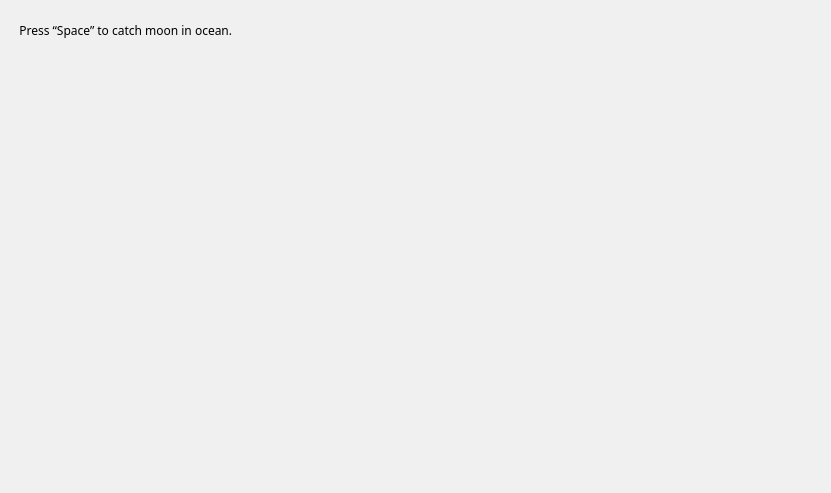
<?xml version="1.0" encoding="UTF-8"?>
<ui version="4.0">
 <class>Ocean</class>
 <widget class="QWidget" name="Ocean">
  <property name="geometry">
   <rect>
    <x>0</x>
    <y>0</y>
    <width>831</width>
    <height>493</height>
   </rect>
  </property>
  <property name="palette">
   <palette>
    <active>
     <colorrole role="Window">
      <brush brushstyle="SolidPattern">
       <color alpha="255">
        <red>192</red>
        <green>192</green>
        <blue>192</blue>
       </color>
      </brush>
     </colorrole>
    </active>
    <inactive>
     <colorrole role="Window">
      <brush brushstyle="SolidPattern">
       <color alpha="255">
        <red>240</red>
        <green>240</green>
        <blue>240</blue>
       </color>
      </brush>
     </colorrole>
    </inactive>
    <disabled>
     <colorrole role="Window">
      <brush brushstyle="SolidPattern">
       <color alpha="255">
        <red>192</red>
        <green>192</green>
        <blue>192</blue>
       </color>
      </brush>
     </colorrole>
    </disabled>
   </palette>
  </property>
  <property name="windowTitle">
   <string>Form</string>
  </property>
  <property name="autoFillBackground">
   <bool>true</bool>
  </property>
  <widget class="QLabel" name="label">
   <property name="geometry">
    <rect>
     <x>10</x>
     <y>10</y>
     <width>611</width>
     <height>41</height>
    </rect>
   </property>
   <property name="palette">
    <palette>
     <active>
      <colorrole role="Text">
       <brush brushstyle="SolidPattern">
        <color alpha="255">
         <red>255</red>
         <green>255</green>
         <blue>255</blue>
        </color>
       </brush>
      </colorrole>
     </active>
     <inactive>
      <colorrole role="Text">
       <brush brushstyle="SolidPattern">
        <color alpha="255">
         <red>0</red>
         <green>0</green>
         <blue>0</blue>
        </color>
       </brush>
      </colorrole>
     </inactive>
     <disabled>
      <colorrole role="Text">
       <brush brushstyle="SolidPattern">
        <color alpha="255">
         <red>120</red>
         <green>120</green>
         <blue>120</blue>
        </color>
       </brush>
      </colorrole>
     </disabled>
    </palette>
   </property>
   <property name="font">
    <font>
     <family>JetBrains Mono NL</family>
     <pointsize>9</pointsize>
    </font>
   </property>
   <property name="text">
    <string>   Press “Space” to catch moon in ocean.</string>
   </property>
  </widget>
 </widget>
 <resources/>
 <connections/>
</ui>
